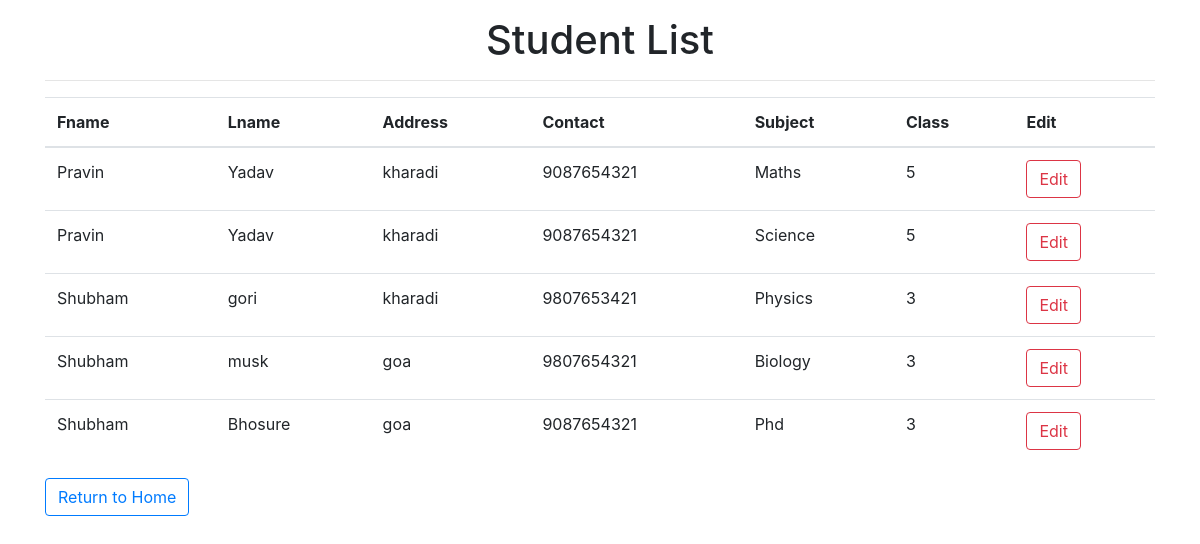
/stu_list (signed in), run on the app's committed database.
### stuapp/models.py (models this page shows, shortened)
class Student(models.Model):
    fname = models.CharField(max_length=20)
    lname = models.CharField(max_length=20)
    Address = models.CharField(max_length=20)
    Contact = models.CharField(max_length=20)
    Class = models.IntegerField()
    subject_name =models.ForeignKey(subject,on_delete=models.CASCADE,blank=True,null=True)

class subject(models.Model):
    subject_name = models.CharField(max_length=20)

### stuapp/views.py (the view)
@login_required(login_url='/')
def stu_list(request):
    stud = Student.objects.all()
    sub = subject.objects.all()
    mylist = zip(stud, sub)
    return render(request, 'list.html', {"mylist": mylist})

### template/list.html (shortened to what this page needs)
<!DOCTYPE html>
<html lang="en">
<head>
    <link rel="stylesheet" href="https://cdn.jsdelivr.net/npm/bootstrap@4.6.2/dist/css/bootstrap.min.css">
</head>
<body>
    <div class="container">
        <h1 class="text-center my-3">Student List</h1>
        <hr>
        <table class="table">
            <thead class="thead-success">
              <tr>
                <th scope="col">Fname</th>
                <th scope="col">Lname</th>
                <th scope="col">Address</th>
                <th scope="col">Contact</th>
                <th scope='col'>Subject</th>
                <th scope='col'>Class</th>
                <th scope='col'>Edit</th>
              </tr>
            </thead>
            <tbody>
              {% for i,j in mylist  %}
              <tr>
                <td>{{i.fname}} </td>
                <td>{{i.lname}} </td>
                <td>{{i.Address}}</td>
                <td>{{i.Contact}}</td>
                <td>{{j.subject_name}}</td>
                <td>{{i.Class}}</td>
                <td><a class="btn btn-outline-danger" href='stu_update/{{i.id}}'>Edit</a>
                </td>
              </tr>
              {% endfor %}
            </tbody>
          </table>
      </div>
      <div class="container">
            <a class="btn btn-outline-primary" href='loginin'>Return to Home</a>
      </div>
  </body>
</body>
</html>

### data on the page
Student: fname "Pravin", lname "Yadav", Address "kharadi", Contact "9087654321", subject_name "Maths", Class "5"
Student: fname "Pravin", lname "Yadav", Address "kharadi", Contact "9087654321", subject_name "Science", Class "5"
Student: fname "Shubham", lname "gori", Address "kharadi", Contact "9807653421", subject_name "Physics", Class "3"
Student: fname "Shubham", lname "musk", Address "goa", Contact "9807654321", subject_name "Biology", Class "3"
Student: fname "Shubham", lname "Bhosure", Address "goa", Contact "9087654321", subject_name "Phd", Class "3"
